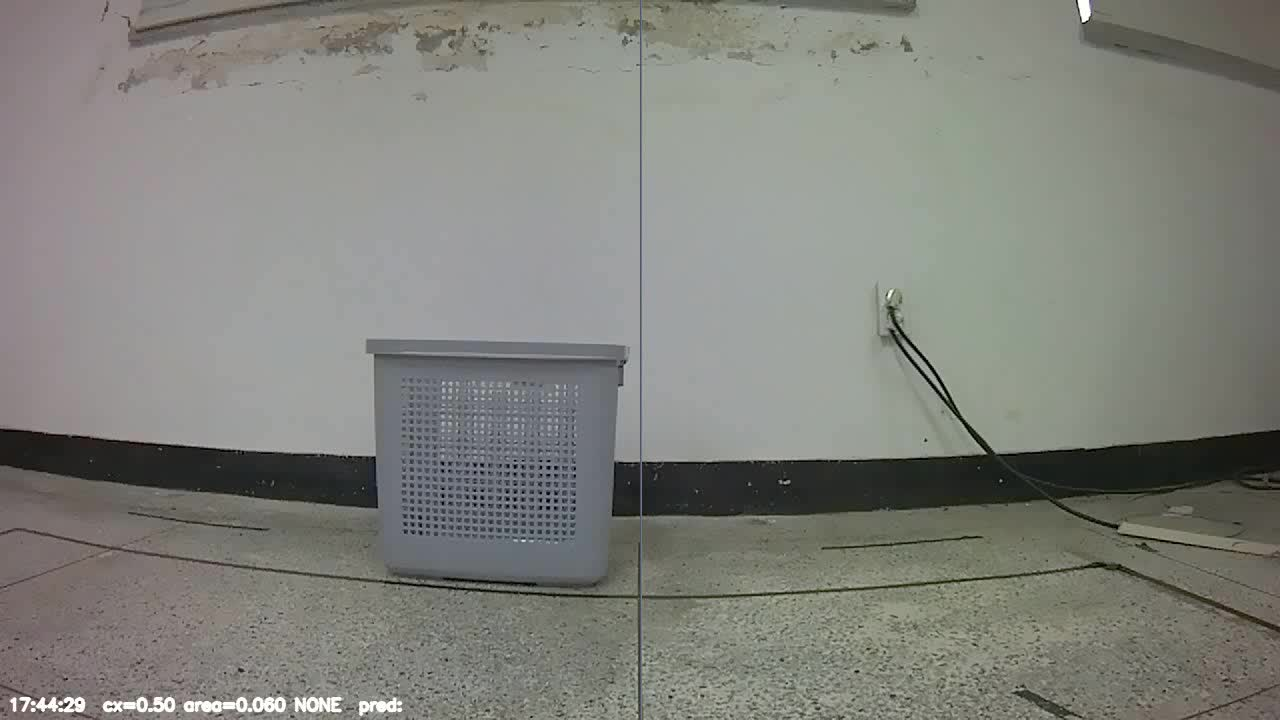
#> input picture docs/v5/grounding_frames/s8/frame_0001.jpg, 1280 x 720 px, found by its file name
$ python draw_ch38_5_loc_boxes.py
#> lines starting #> are read from the running program, lines starting #| are printed output that depends on the picture
#!/usr/bin/env python3
"""
CH38-5 / today_visual_summary.html 6막의 5장(S6 baseline·S6 dead-zone·S7·S8·apple
대조군)에 실제 raw <loc####> 좌표로 bbox를 그려넣는다. 지금까지는 좌표가 텍스트로만
적혀있고 이미지엔 박스가 안 그려져 있었음(5장 전부 동일하게 — 사과만 빠진 게 아니었음).

PaliGemma loc 포맷: <loc y1><loc x1><loc y2><loc x2> (0~1023, /1023.0로 정규화)
— stage2_v2_inference_server.py의 PG2Grounder.run() 파싱과 동일.

산출: docs/v5/grounding_frames/ch38_5_boxed/*.png
"""
from pathlib import Path

from PIL import Image, ImageDraw

ROOT = Path(__file__).resolve().parent.parent.parent
OUT_DIR = ROOT / "docs/v5/grounding_frames/ch38_5_boxed"
OUT_DIR.mkdir(parents=True, exist_ok=True)

# (입력 이미지, raw loc 4개(y1,x1,y2,x2 순서, 0~1023), 출력 파일명, 라벨)
ITEMS = [
    (ROOT / "docs/v5/grounding_frames/s6/frame_0001.jpg", (483, 441, 714, 579), "s6_f1_boxed.png", "S6 baseline f1: detect"),
    (ROOT / "docs/v5/grounding_frames/s6/frame_0070.jpg", (0, 451, 951, 726), "s6_f70_boxed.png", "S6 dead-zone f70: detect (풀프레임에 가까운 환각)"),
    (ROOT / "docs/v5/grounding_frames/s7/frame_0084.jpg", (478, 290, 833, 499), "s7_f84_boxed.png", "S7 정상검출 f84: detect"),
    (ROOT / "docs/v5/grounding_frames/s8/frame_0008.jpg", (462, 591, 857, 822), "s8_f8_boxed.png", "S8 production f8: detect"),
    (ROOT / "docs/object_test_images/test_apple_floor_1768456959811.png", (559, 464, 671, 561), "apple_control_boxed.png", "대조군: detect green apple"),
]


def draw_box(img_path: Path, loc4, out_name: str, label: str):
#> called with loc4 = (483, 441, 714, 579), out_name = 's6_f1_boxed.png', label = 'S6 baseline f1: detect'
    img = Image.open(img_path).convert("RGB")
#> img is the input picture: PIL image 1280x720 RGB; mean R, G, B 129.3, 130.2, 124.2
    w, h = img.size
#> w = 1280; h = 720
    y1, x1, y2, x2 = [v / 1023.0 for v in loc4]
    box = [x1 * w, y1 * h, x2 * w, y2 * h]
#> box = [551.8, 339.9, 724.5, 502.5]
    draw = ImageDraw.Draw(img)
    draw.rectangle(box, outline=(74, 222, 128), width=4)
    draw.rectangle([0, h - 26, w, h], fill=(0, 0, 0))
    draw.text((6, h - 22), label, fill=(255, 255, 255))
    img.save(OUT_DIR / out_name)
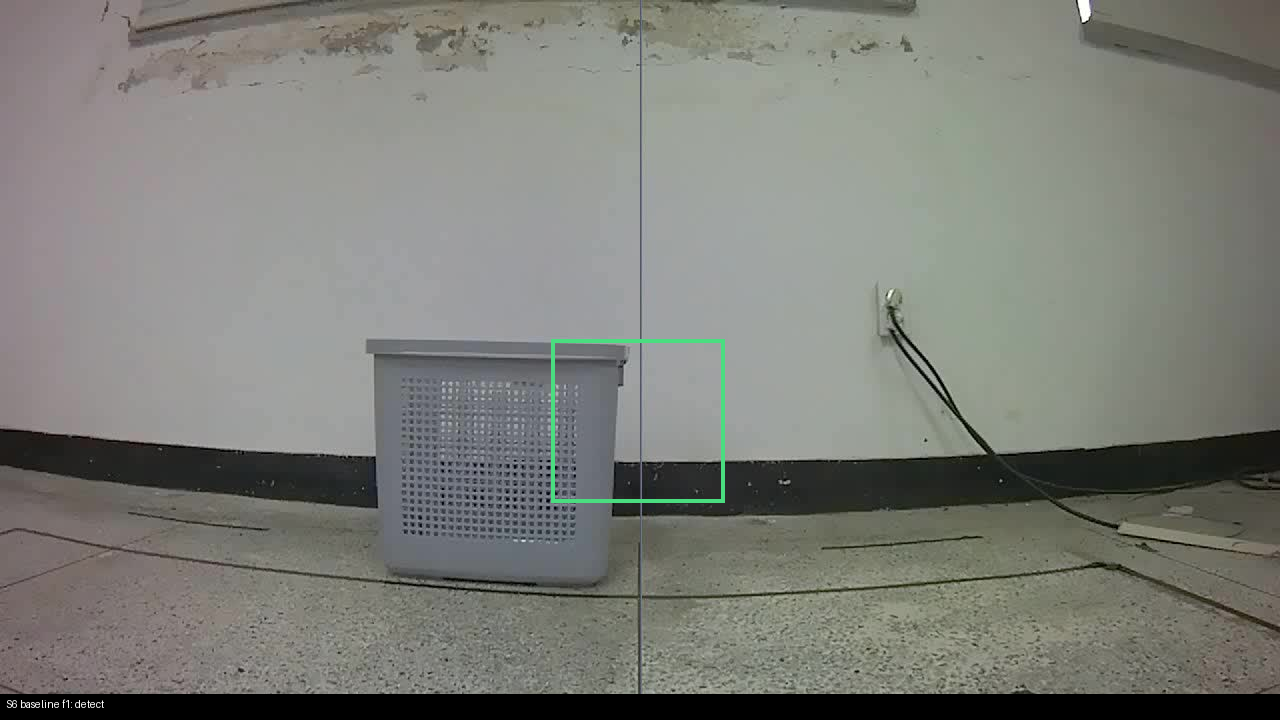
#> saved as s6_f1_boxed.png: PIL image 1280x720 RGB; mean R, G, B 124.4, 125.8, 119.8
    print(f"[저장] {out_name}  box=({box[0]:.0f},{box[1]:.0f},{box[2]:.0f},{box[3]:.0f})  size={img.size}")
#| [저장] s6_f1_boxed.png  box=(552,340,724,503)  size=(1280, 720)


def main():
    for img_path, loc4, out_name, label in ITEMS:
        draw_box(img_path, loc4, out_name, label)
    print(f"\n[완료] {OUT_DIR}")


if __name__ == "__main__":
#> (the run stopped early here; a loop or call above may not have finished)
